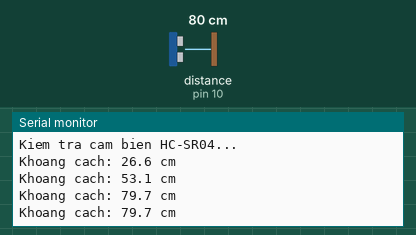
Bench run of a sketch on a simulated Arduino Uno, built with avr-gcc and run on an emulated ATmega328P. On the bench: the last lines printed to the serial monitor. Wiring (inferred from the names in the program): ultrasonic range finder: trigger pin 9; echo pin 10. The inputs (shaded band) are chosen by the test bench; at power-on: distance to the obstacle (sensor on pin 10) 80 cm. The echo pulse lasts 58.3 µs per cm.

Above: at 1.2 s.
1.3 s: distance to the obstacle (sensor on pin 10) set to 2 cm
At 1.43 s:
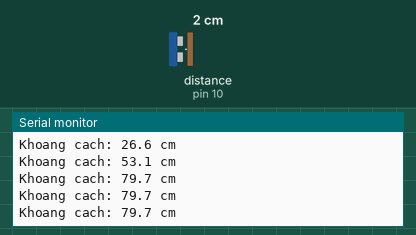
2.8 s: distance to the obstacle (sensor on pin 10) set to 4 cm
At 2.94 s:
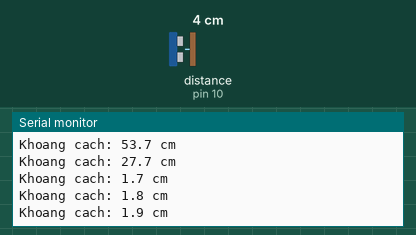
4.3 s: distance to the obstacle (sensor on pin 10) set to 60 cm
At 4.45 s:
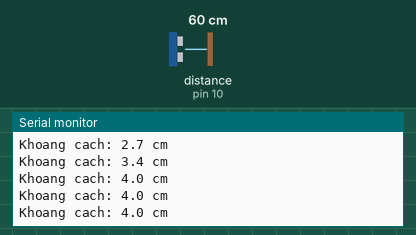
7.3 s: distance to the obstacle (sensor on pin 10) set to 9 cm
At 7.49 s:
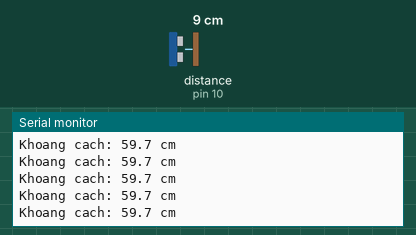
Timing chart, 0 to 10.3 s (numbered marks = the images above; inputs shaded):
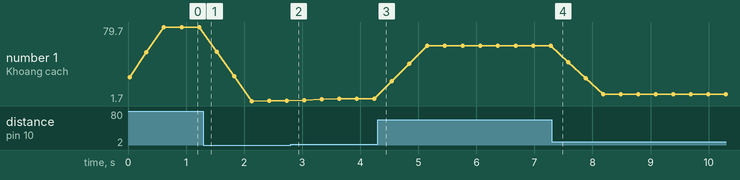

The sketch:

Test_cam_bien_HC_SR04.ino
```cpp
// Test cảm biến HC-SR04 ổn định
#define trigPin 9
#define echoPin 10

long duration;
float distance;
float distance_avg;

void setup() {
  Serial.begin(9600);
  pinMode(trigPin, OUTPUT);
  pinMode(echoPin, INPUT);
  Serial.println("Kiem tra cam bien HC-SR04...");
}

void loop() {
  // Gửi xung trigger 10 micro giây
  digitalWrite(trigPin, LOW);
  delayMicroseconds(2);
  digitalWrite(trigPin, HIGH);
  delayMicroseconds(10);
  digitalWrite(trigPin, LOW);

  // Đo thời gian echo phản hồi
  duration = pulseIn(echoPin, HIGH, 25000); // giới hạn 25 ms (~4m)

  // Nếu không có phản hồi (duration = 0), bỏ qua để tránh nhiễu
  if (duration == 0) {
    Serial.println("Ngoai tam hoac khong nhan duoc song.");
    delay(500);
    return;
  }

  // Tính khoảng cách (cm)
  distance = duration * 0.0343 / 2;

  // Lọc nhiễu bằng trung bình 3 lần đo liên tiếp
  static float prev1 = 0, prev2 = 0;
  distance_avg = (distance + prev1 + prev2) / 3.0;
  prev2 = prev1;
  prev1 = distance;

  // In ra Serial Monitor
  Serial.print("Khoang cach: ");
  Serial.print(distance_avg, 1);
  Serial.println(" cm");

  delay(300);
}
```

Measured:
- plotted number 1: 79.7 → 1.9 after the input at 1.3 s, 4 → 59.7 after the input at 4.3 s, 59.7 → 9 after the input at 7.3 s
